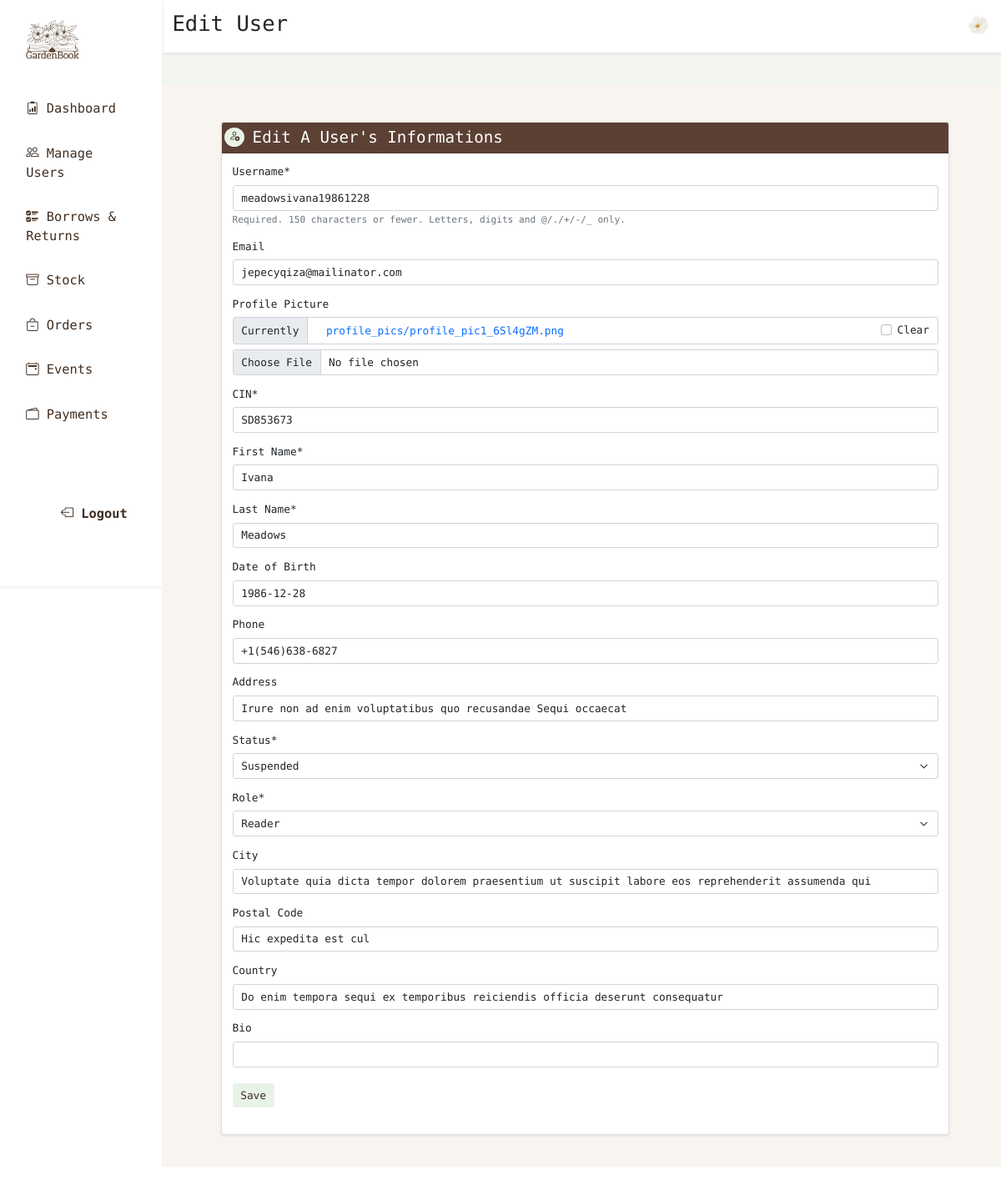
/edit-user/4/ (signed in), run on the app's committed database.
### theApp/models.py (models this page shows, shortened)
class Person(AbstractUser):
    cin = models.CharField(max_length=20, unique=True, default="")
    profile_pic = models.ImageField(upload_to='profile_pics/', null=True, blank=True)
    first_name = models.CharField(max_length=50)
    last_name = models.CharField(max_length=50)
    role = models.CharField(max_length=20,choices=RoleName.choices, default=RoleName.READER)
    dob = models.DateField(null=True, blank=True)
    phone = models.CharField(max_length=15, null=True, blank=True)
    status = models.CharField(max_length=20, choices=MembershipStatus.choices, default=MembershipStatus.ACTIVE)
    address = models.CharField(max_length=255, null=True, blank=True)
    city = models.CharField(max_length=100, null=True, blank=True)
    postal_code = models.CharField(max_length=20, null=True, blank=True)
    country = models.CharField(max_length=100, null=True, blank=True)
    bio = models.CharField(max_length=300, null=True, blank=True)
    unread_alerts = models.IntegerField(default=0)
    class Meta:
        ordering = ['-date_joined']

### theApp/views.py (the view)
# urls.py: path('edit-user/<str:pk>/', views.edit_user, name='edit-user'),
@login_required(login_url='login')
def edit_user(request, pk):
  person = Person.objects.get(id = pk)
  form = CustomPersonEditingForm(instance=person)
  if request.method == 'POST':
    form = CustomPersonEditingForm(request.POST, instance=person)
    if form.is_valid():
      form.save()
      return redirect('manage-users')
  context = {'form' : form, 'person': person}
  return render(request, 'editUser.html', context)

### theApp/forms.py
class CustomPersonEditingForm(UserChangeForm):
    password = None  # hide the hashed password field
    class Meta:
        model = Person
        fields = [
            'username', 'email', 'profile_pic', 'cin', 'first_name', 'last_name',
            'dob', 'phone', 'address', 'status', 'role',
            'city', 'postal_code', 'country', 'bio'
        ]
        labels = {
            'username': 'Username',
            'email': 'Email',
            'profile_pic': 'Profile Picture',
            'cin': 'CIN',
            'first_name': 'First Name',
            'last_name': 'Last Name',
            'role': 'Role',
            'dob': 'Date of Birth',
            'phone': 'Phone',
            'status': 'Status',
            'address': 'Address',
            'city': 'City',
            'postal_code': 'Postal Code',
            'country': 'Country',
            'bio': 'Bio'
        }
    def __init__(self, *args, **kwargs):
        super().__init__(*args, **kwargs)
        self.helper = FormHelper()
        self.helper.form_method = 'POST'
        self.helper.add_input(Submit('submit', 'Save', css_class="btn-green text-brown border-0 hover-shadow my-2"))

### templates/editUser.html (shortened to what this page needs)
{% extends 'baseLibrarian.html' %}
{% load crispy_forms_tags %}
{% block page %}Edit User{% endblock %}
{% block content %}
<div class="py-5" style="background-color: #f8f5f0;">
  <div class="container mt-2">
    <div class="card shadow-sm">
      <div class="card-header bg-brown text-white">
        <div class="row">
          <div class="col-md-1 rounded-circle bg-green px-0 d-flex justify-content-center" style="width: 30px;"><i
              class="bi bi-person-add text-brown"></i></div>
          <h4 class="col mb-0 mx-auto">Edit A User's Informations</h4>
        </div>
      </div>
      <div class="card-body">
        <form method="POST" enctype="multipart/form-data">
          {% crispy form %}
        </form>
      </div>
    </div>
  </div>
</div>
{% endblock %}

### templates/baseLibrarian.html (shortened to what this page needs)
{% load static %}
<!DOCTYPE html>
<html lang="en">
<head>
  <link href="{% static 'assets/dist/css/bootstrap.min.css' %}" rel="stylesheet">
  <link rel="stylesheet" href="{% static 'css/base.css' %}">
</head>
<body>
  <div class="row" style="height: 100vh;">
    <header class="col-md-2 shadow-sm" style="font-size: larger;">
      <aside class="d-flex flex-column justify-content-between vh-100 p-3 mx-2">
        <div class="mb-4">
          <a href="{% url 'dashboard' %}" class="d-flex align-items-center mb-2 text-brown text-decoration-none">
            <img src="{% static 'assets/brand/_logo-nobg.png' %}" class="me-2" width="80" height="80" role="img"
              aria-label="GardenBook">
          </a>
        </div>
        <div class="d-flex flex-column" style="margin-bottom: auto;">
          <a href="{% url 'dashboard' %}" class="mb-4">
            <i class="bi bi-clipboard2-data"></i> Dashboard
          </a>
          <a href="{% url 'manage-users' %}" class="mb-4">
            <i class="bi bi-people"></i> Manage Users
          </a>
          <a href="{% url 'borrows-returns' %}" class="mb-4">
            <i class="bi bi-ui-checks"></i> Borrows & Returns
          </a>
          <a href="{% url 'stock' %}" class="mb-4">
            <i class="bi bi-archive"></i> Stock
          </a>
          <a href="{% url 'orders' %}" class="mb-4">
            <i class="bi bi-bag-dash"></i> Orders
          </a>
          <a href="{% url 'manage-event' %}" class="mb-4">
            <i class="bi bi-calendar2-event"></i> Events
          </a>
          <a href="{% url 'manage-payment' %}" class="mb-4">
            <i class="bi bi-wallet2"></i> Payments
          </a>
        </div>
        <div class="text-end mt-auto">
          <a href="{% url 'logout' %}" style="font-weight: bolder;">
            <i class="bi bi-box-arrow-left"></i> Logout
          </a>
        </div>
      </aside>
    </header>
    <main class="col px-0">
      <div class="row py-3 mx-1 shadow-sm">
        <div class="col-6">
          <h2>{% block page%} Current page name {% endblock page %}</h2>
        </div>
        <div class="col-6 d-flex justify-content-end">
          <a href="{% url 'dashboard' %}">
            <img src="{{ request.user.profile_pic.url }}" alt="Profile" class="rounded-circle"
              style="height: 30px; width: 30px;">
          </a>
        </div>
      </div>
      <div class="py-5 bg-green-soft" style="height: 100vh;">
        {% block content %}
        {% endblock content %}
      </div>
    </main>
  </div>
</body>
</html>

### static/css/base.css (style rules this page uses)
body { font-family: "Geist Mono", sans-serif; padding: 0; margin: 0; min-height: 100vh; zoom: 0.8; }
.bg-green, .btn-green { background: #e8f3e8 !important; }
.bg-green-soft { background: #aabda028 !important; }
.bg-brown { background: #5c4033 !important; }
.text-brown { color: #402e21; }
a { text-decoration: none; padding: 7px 15px; }
header a { color: #402e21; }

### data on the page
Person: user.profile_pic (picture)
Person: username "meadowsivana19861228", email "jepecyqiza@mailinator.com", cin "SD853673", first_name "Ivana", last_name "Meadows", dob "1986-12-28", phone "+1(546)638-6827", address "Irure non ad enim voluptatibus quo recusandae Sequi occaecat", status "Suspended", role "Reader", city "Voluptate quia dicta tempor dolorem praesentium ut suscipit labore eos reprehenderit assumenda qui", postal_code "Hic expedita est cul", country "Do enim tempora sequi ex temporibus reiciendis officia deserunt consequatur"
